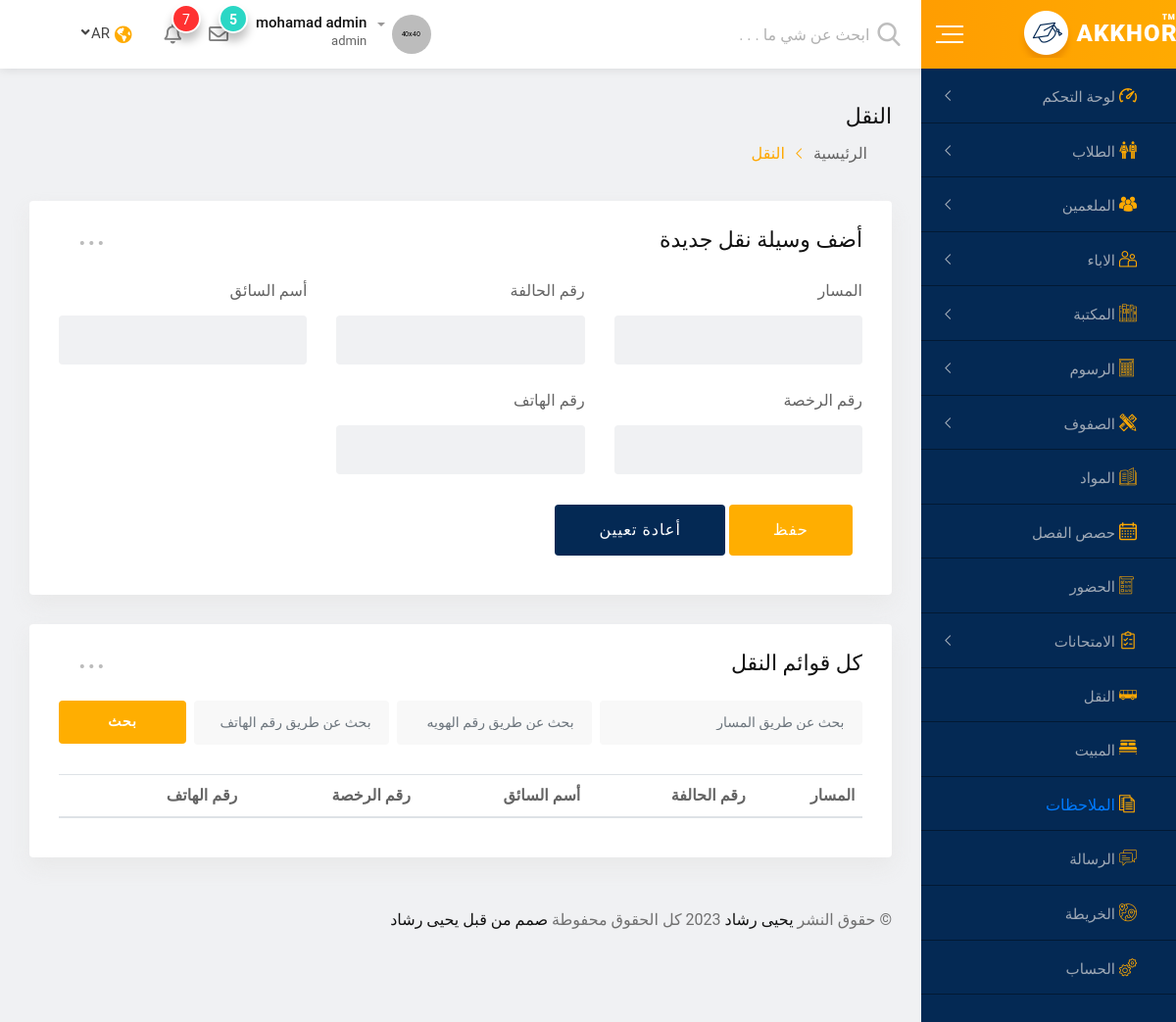
The page /transport.php (signed in) on the database as committed earlier.
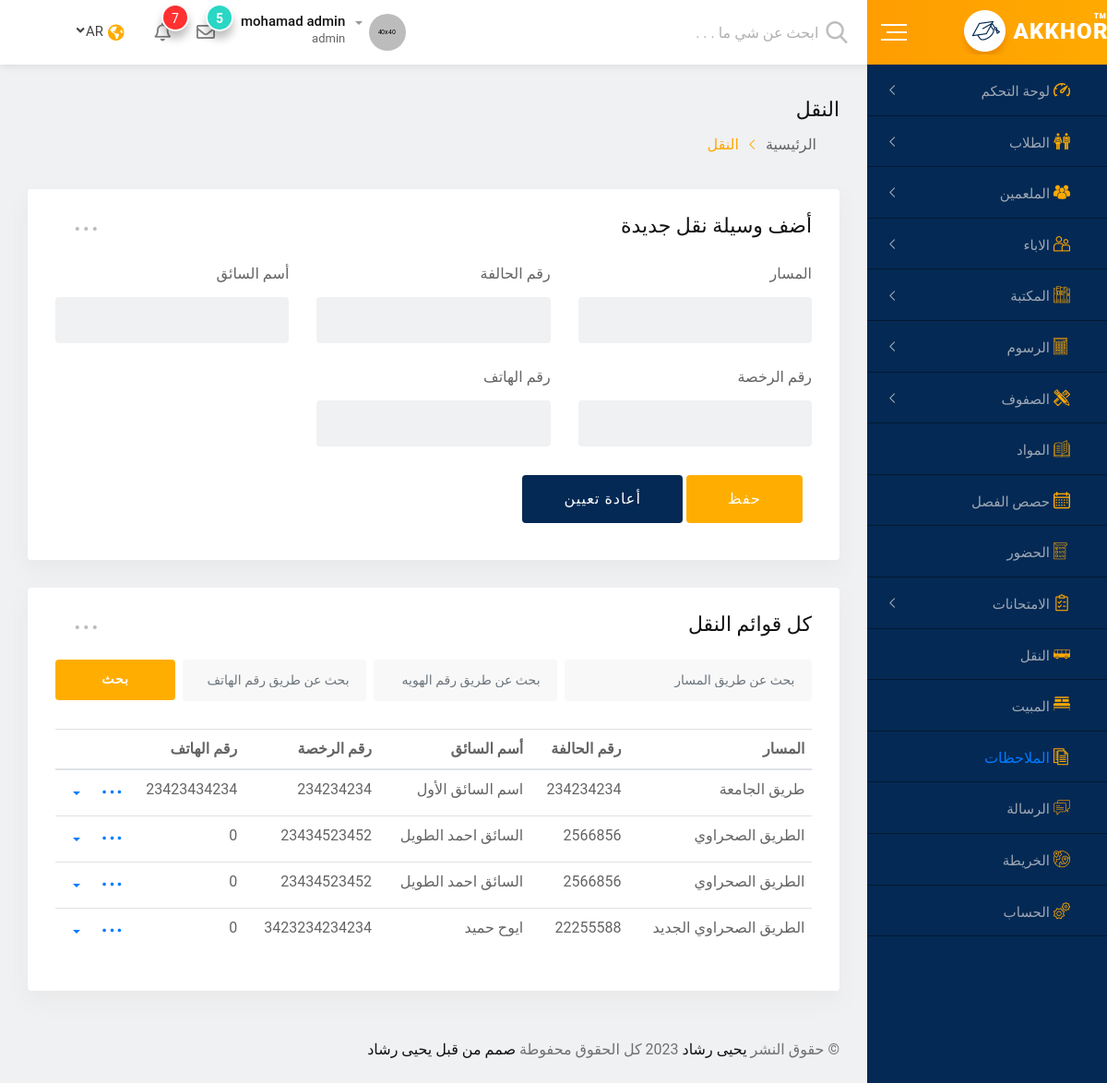
The same page on the database as committed later.
### tables this page shows
CREATE TABLE `transport` (
  `id` int NOT NULL,
  `path` char(255) NOT NULL,
  `vehicle_number` bigint NOT NULL,
  `driver_name` char(255) NOT NULL,
  `licence_number` bigint NOT NULL,
  `driver_number` bigint NOT NULL
);

### lang.php (called while the page is built, shortened)
<?php
    $lang = $_SESSION['lang'];
    $dir = $lang == 'ar' ?  "rtl" :  "ltr" ;

### includes/lang/ar.php (called while the page is built, shortened)
<?php
    function lang($phrase) {
        return $words[$phrase];
    }

### transport.php (the view, shortened to what the rows shown need)
<?php
if (isset($_SESSION['user_username']) ) :
    if ($_SESSION['user_group_id'] == '1' )  :
    include('config.php');
    include('lang.php');
?>
<!doctype html>
<html class="no-js" lang="<?php echo $lang; ?>" dir="<?php echo $dir?>">
<head>
    <link rel="stylesheet" href="css/normalize.css">
    <link rel="stylesheet" href="css/main.css">
    <link rel="stylesheet" href="css/bootstrap.min.css">
    <link rel="stylesheet" href="css/all.min.css">
    <link rel="stylesheet" href="fonts/flaticon.css">
    <link rel="stylesheet" href="css/animate.min.css">
    <link rel="stylesheet" href="css/datepicker.min.css">
    <link rel="stylesheet" href="css/select2.min.css">
    <link rel="stylesheet" href="css/jquery.dataTables.min.css">
    <link rel="stylesheet" href="style.css">
    <?php if ($dir == "rtl") echo '<link rel="stylesheet" href="style.rtl.css">'; ?>
</head>
<body>
    <div id="wrapper" class="wrapper bg-ash">
        <div class="dashboard-page-one">
            <div class="dashboard-content-one">
                <div class="row">
                    <div class="col-8-xxxl col-12">
                        <div class="card height-auto">
                            <div class="card-body">
                                <div class="table-responsive">
                                    <table class="table display data-table text-nowrap">
                                        <thead>
                                            <tr>
                                                <th> <?php echo lang('PATH');           ?></th>
                                                <th> <?php echo lang('VEHICLE_NUM');    ?> </th>
                                                <th> <?php echo lang('DRIVER_NAME');    ?> </th>
                                                <th> <?php echo lang('LICENSE_NUM');    ?> </th>
                                                <th> <?php echo lang('PHONE_NUM');      ?> </th>
                                                <th></th>
                                            </tr>
                                        </thead>
                                        <tbody>
                                        <?php
                                            $sql = "SELECT * FROM `transport`";
                                            $res =  mysqli_query($connect, $sql);
                                            if ($res) {
                                                $count = mysqli_num_rows($res);
                                                if ($count > 0 ) :
                                                    while ($row = mysqli_fetch_array($res)) :
                                        ?>
                                                    <tr>
                                                        <td> <?php echo $row['path'];           ?> </td>
                                                        <td> <?php echo $row['vehicle_number']; ?> </td>
                                                        <td> <?php echo $row['driver_name']; ?>  </td>
                                                        <td> <?php echo $row['licence_number']; ?> </td>
                                                        <td> <?php echo $row['driver_number']; ?> </td>
                                                        <td>
                                                            <div class="dropdown">
                                                                <a href="#" class="dropdown-toggle" data-toggle="dropdown"
                                                                    aria-expanded="false">
                                                                    <span class="flaticon-more-button-of-three-dots"></span>
                                                                </a>
                                                            </div>
                                                        </td>
                                                    </tr>
                                        <?php
                                                    endwhile;
                                                    else :
                                                        if ($lang == "ar") :
                                                            $alter_massage = "لايوجد بيانات لعرضها ";
                                                        else:
                                                            $alter_massage = "There is no data to display";
                                                        endif;
                                                endif;
                                            } else {
                                                if ($lang == "ar") :
                                                    $alter_massage = "فشل الاستعلام ";
                                                else:
                                                    $alter_massage = "Query failed";
                                                endif;
                                            }
                                        ?>
                                        </tbody>
                                    </table>
                                </div>
                            </div>
                        </div>
                    </div>
                </div>
            </div>
        </div>
    </div>
</body>
</html>
<?php
    elseif ($_SESSION['user_group_id'] == '2' )  :
        header('Location: index5.php');
        exit();
    elseif ($_SESSION['user_group_id'] == '3' )  :
        header('Location: index4.php');
        exit();
    elseif ($_SESSION['user_group_id'] == '4' )  :
        header('Location: index3.php');
        exit();
    else :
        header('Location: login.php');
        exit();
    endif;
    exit();
else :
    header('Location: login.php');
    exit();
endif;
?>

Rows that differ between the two databases and show on the page:
added transport: path "طريق الجامعة", vehicle_number "234234234", driver_name "اسم السائق الأول", licence_number "234234234", driver_number "23423434234"
added transport: path "الطريق الصحراوي", vehicle_number "2566856", driver_name "السائق احمد الطويل", licence_number "23434523452", driver_number "0"
added transport: path "الطريق الصحراوي", vehicle_number "2566856", driver_name "السائق احمد الطويل", licence_number "23434523452", driver_number "0"
added transport: path "الطريق الصحراوي الجديد", vehicle_number "22255588", driver_name "ايوح حميد", licence_number "3423234234234", driver_number "0"
